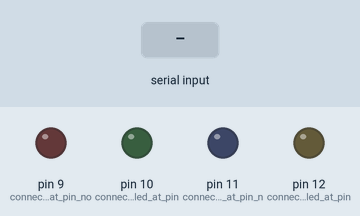
This sketch was run on a simulated Arduino Uno, built with avr-gcc and run on an emulated ATmega328P. On the bench: output pins drawn as LEDs (lit = HIGH). The inputs (shaded band) are chosen by the test bench.

Above: at 1.2 s.
1.3 s: "1" received over Serial
At 2.1 s:
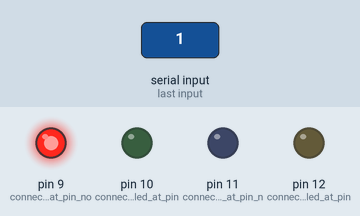
2.8 s: "2" received over Serial
At 3.8 s:
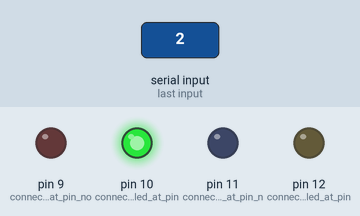
4.3 s: "3" received over Serial
At 5.0 s:
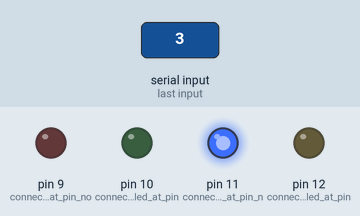
5.8 s: "4" received over Serial
At 6.2 s:
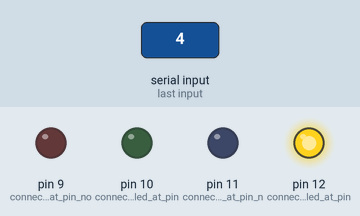
7.3 s: "5" received over Serial
At 8.5 s:
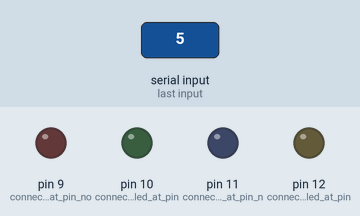
Timing chart, 0 to 9.8 s (numbered marks = the images above; inputs shaded):
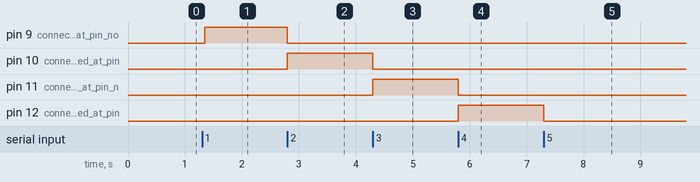

The sketch:

Arduino_Bluetooth.ino
```cpp
// Control Four led using HC-05 Bluetooth module

void setup() // put your setup code here, to run once:
{
   Serial.begin(9600);
   pinMode(9,OUTPUT);  //connect Red led at pin no. 09
   pinMode(10,OUTPUT); //connect Green led at pin no. 10
   pinMode(11,OUTPUT); //connect Blue led at pin no. 11
   pinMode(12,OUTPUT); //connect Yellow led at pin no. 12
}

void loop() {

      if(Serial.available()>0)
      {
        char data= Serial.read();// read the data received from the bluetooth module
        switch(data)
       {
        case '1':              // TURN ON RED LED ONLY
        digitalWrite(9,HIGH);
        digitalWrite(10,LOW);
        digitalWrite(11,LOW);
        digitalWrite(12,LOW);
        break;

        case '2':             //TURN ON GREEN LED ONLY
        digitalWrite(9,LOW);
        digitalWrite(10,HIGH);
        digitalWrite(11,LOW);
        digitalWrite(12,LOW);
        break;
        case '3':            //   TURN ON BLUE LED ONLY
        digitalWrite(9,LOW);
        digitalWrite(10,LOW);
        digitalWrite(11,HIGH);
        digitalWrite(12,LOW);
        break;
        case '4':             //TURN ON YELLOW LED ONLY
        digitalWrite(9,LOW);
        digitalWrite(10,LOW);
        digitalWrite(11,LOW);
        digitalWrite(12,HIGH );
        break;
        case '5':           // TURN OFF ALL LED
         digitalWrite(9,LOW);
         digitalWrite(10,LOW);
         digitalWrite(11,LOW);
         digitalWrite(12,LOW);
        break;
       }
      }
      delay(50);
}
```

Measured:
- after the input at 1.3 s, pin 9 (connect_Red_led_at_pin_no): LOW → HIGH after 0.05 s
- after the input at 2.8 s, pin 9 (connect_Red_led_at_pin_no): HIGH → LOW at once; pin 10 (connect_Green_led_at_pin): LOW → HIGH at once
- after the input at 4.3 s, pin 10 (connect_Green_led_at_pin): HIGH → LOW at once; pin 11 (connect_Blue_led_at_pin_n): LOW → HIGH at once
- after the input at 5.8 s, pin 11 (connect_Blue_led_at_pin_n): HIGH → LOW at once; pin 12 (connect_Yellow_led_at_pin): LOW → HIGH at once
- after the input at 7.3 s, pin 12 (connect_Yellow_led_at_pin): HIGH → LOW at once
